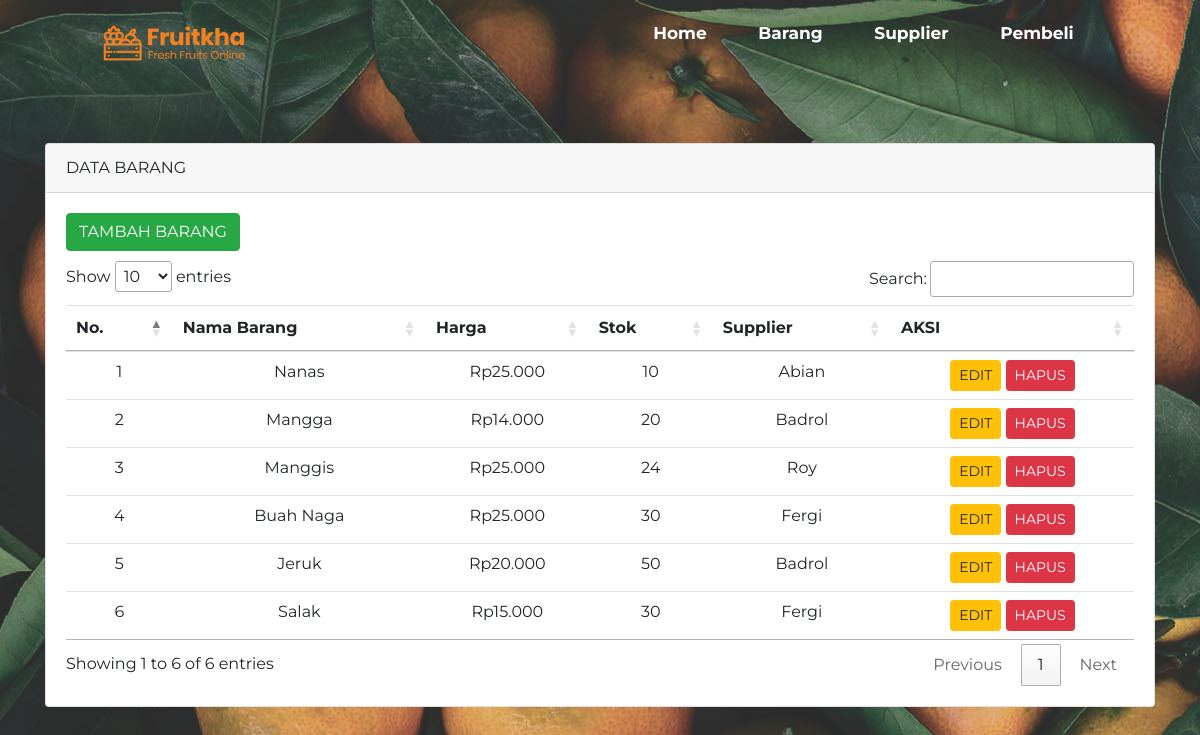
Page /Tugas-Fergi/barang/index.php on the committed database.
### tables this page shows
CREATE TABLE `barang` (
  `id_barang` int(11) NOT NULL,
  `nama_barang` varchar(20) NOT NULL,
  `harga` int(11) DEFAULT NULL,
  `stok` int(11) DEFAULT NULL,
  `id_supplier` int(11) DEFAULT NULL
);

CREATE TABLE `supplier` (
  `id_supplier` int(11) NOT NULL,
  `nama_supplier` varchar(30) NOT NULL,
  `no_telp` char(13) DEFAULT NULL,
  `alamat` varchar(100) DEFAULT NULL
);

### Tugas-Fergi/barang/index.php (the view, shortened to what this page needs)
<?php
include '../koneksi.php';
$query = mysqli_query($conn, "SELECT * FROM barang LEFT JOIN supplier ON barang.id_supplier = supplier.id_supplier");
?>
<!DOCTYPE html>
<html lang="en">
<head>
    <link rel="stylesheet" href="https://unpkg.com/swiper@8/swiper-bundle.min.css" />
    <link rel="stylesheet" href="https://use.fontawesome.com/releases/v5.15.4/css/all.css">
    <link rel="stylesheet" href="https://stackpath.bootstrapcdn.com/bootstrap/4.4.1/css/bootstrap.min.css">
    <link rel="stylesheet" href="//cdn.datatables.net/1.10.20/css/jquery.dataTables.min.css">
    <link rel="stylesheet" href="../style.css">
</head>
<body>
    <div class="container">
        <nav>
            <img src="../img/logo.png" alt="" width="150px">
            <ul>
                <li><a href="../index.php">Home</a></li>
                <li><a href="index.php">Barang</a></li>
                <li><a href="../supplier/index.php">Supplier</a></li>
                <li><a href="../pembeli/index.php">Pembeli</a></li>
            </ul>
        </nav>
    </div>
    <div class="container" style="margin-top: 80px">
        <div class="row">
            <div class="col-md-12">
                <div class="card">
                    <div class="card-header">
                        DATA BARANG
                    </div>
                    <div class="card-body">
                        <button type="button" class="btn btn-success" data-toggle="modal" data-target="#tambah" style="margin-bottom: 10px">TAMBAH BARANG</button>
                        <table class="table table-hover text-center" id="Table">
                            <thead>
                                <tr>
                                    <th scope="col">No.</th>
                                    <th scope="col">Nama Barang</th>
                                    <th scope="col">Harga</th>
                                    <th scope="col">Stok</th>
                                    <th scope="col">Supplier</th>
                                    <th scope="col">AKSI</th>
                                </tr>
                            </thead>
                            <tbody>
                                <?php
                                $no = 1;
                                while ($row = mysqli_fetch_array($query)) {
                                ?>
                                    <tr>
                                        <td><?php echo $no++ ?></td>
                                        <td><?php echo $row['nama_barang'] ?></td>
                                        <td>Rp<?php echo number_format($row['harga'], 0, ',', '.'); ?></td>
                                        <td><?php echo $row['stok'] ?></td>
                                        <td><?php echo $row['nama_supplier'] ?></td>
                                        <td class="text-center">
                                            <a href="#" class="btn btn-sm btn-warning" data-toggle="modal" name="edit" data-target="#edit<?= $no ?>">EDIT</a>
                                            <a href="#" class="btn btn-sm btn-danger" data-toggle="modal" name="hapus" data-target="#hapus<?= $no ?>">HAPUS</a>
                                        </td>
                                    </tr>
                                <?php } ?>
                            </tbody>
                        </table>
                    </div>
                </div>
            </div>
        </div>
    </div>
</body>
</html>

### Tugas-Fergi/style.css (style rules this page uses)
* { padding: 0%; margin: 0; font-family: 'Montserrat', sans-serif; }
body { background-image: url("img/hero-bg.jpg"); }
nav { width: 90%; margin: auto; padding-top: 20px; display: flex; justify-content: space-between; align-items: center; }
nav ul { display: flex; list-style-type: none; }
nav ul li { margin:0 5px; }
nav ul a { text-decoration: none; padding: 0.3rem 1.3rem; font-size: 17px; font-weight: bold; color: #fff; position: relative; z-index: 1; }
nav ul a::after { content: ""; width: 0%; height: 100%; position: absolute; top:0; left:0px; border-radius: 20px; background-color: #9fe173; z-index: -1; transition: 0.5s; }

### rows in the picture
barang: nama_barang "Nanas", harga "25.000", stok "10", id_supplier.nama_supplier "Abian"
barang: nama_barang "Mangga", harga "14.000", stok "20", id_supplier.nama_supplier "Badrol"
barang: nama_barang "Manggis", harga "25.000", stok "24", id_supplier.nama_supplier "Roy"
barang: nama_barang "Buah Naga", harga "25.000", stok "30", id_supplier.nama_supplier "Fergi"
barang: nama_barang "Jeruk", harga "20.000", stok "50", id_supplier.nama_supplier "Badrol"
barang: nama_barang "Salak", harga "15.000", stok "30", id_supplier.nama_supplier "Fergi"
